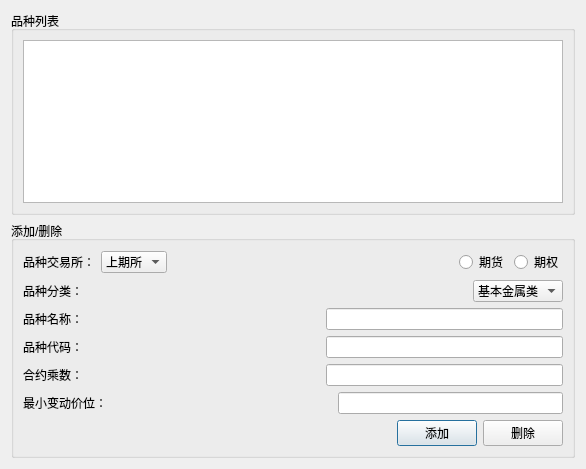
<?xml version="1.0" encoding="UTF-8"?>
<ui version="4.0">
 <class>setting_chooseProduct</class>
 <widget class="QDialog" name="setting_chooseProduct">
  <property name="geometry">
   <rect>
    <x>0</x>
    <y>0</y>
    <width>586</width>
    <height>469</height>
   </rect>
  </property>
  <property name="windowTitle">
   <string>品种设置</string>
  </property>
  <layout class="QVBoxLayout" name="verticalLayout_2">
   <item>
    <widget class="QGroupBox" name="groupBox_2">
     <property name="title">
      <string>品种列表</string>
     </property>
     <layout class="QHBoxLayout" name="horizontalLayout_8">
      <item>
       <widget class="QTableView" name="tableView"/>
      </item>
     </layout>
    </widget>
   </item>
   <item>
    <widget class="QGroupBox" name="groupBox">
     <property name="title">
      <string>添加/删除</string>
     </property>
     <layout class="QVBoxLayout" name="verticalLayout">
      <item>
       <layout class="QHBoxLayout" name="horizontalLayout_2">
        <item>
         <widget class="QLabel" name="label_5">
          <property name="text">
           <string>品种交易所：</string>
          </property>
         </widget>
        </item>
        <item>
         <widget class="QComboBox" name="comboBox">
          <item>
           <property name="text">
            <string>上期所</string>
           </property>
          </item>
          <item>
           <property name="text">
            <string>郑商所</string>
           </property>
          </item>
          <item>
           <property name="text">
            <string>大商所</string>
           </property>
          </item>
          <item>
           <property name="text">
            <string>中金所</string>
           </property>
          </item>
          <item>
           <property name="text">
            <string>能交所</string>
           </property>
          </item>
         </widget>
        </item>
        <item>
         <spacer name="horizontalSpacer_3">
          <property name="orientation">
           <enum>Qt::Horizontal</enum>
          </property>
          <property name="sizeHint" stdset="0">
           <size>
            <width>40</width>
            <height>20</height>
           </size>
          </property>
         </spacer>
        </item>
        <item>
         <widget class="QRadioButton" name="radioButton">
          <property name="text">
           <string>期货</string>
          </property>
         </widget>
        </item>
        <item>
         <widget class="QRadioButton" name="radioButton_2">
          <property name="text">
           <string>期权</string>
          </property>
         </widget>
        </item>
       </layout>
      </item>
      <item>
       <layout class="QHBoxLayout" name="horizontalLayout_7">
        <item>
         <widget class="QLabel" name="label_6">
          <property name="text">
           <string>品种分类：</string>
          </property>
         </widget>
        </item>
        <item>
         <spacer name="horizontalSpacer_7">
          <property name="orientation">
           <enum>Qt::Horizontal</enum>
          </property>
          <property name="sizeHint" stdset="0">
           <size>
            <width>40</width>
            <height>20</height>
           </size>
          </property>
         </spacer>
        </item>
        <item>
         <widget class="QComboBox" name="comboBox_2">
          <item>
           <property name="text">
            <string>基本金属类</string>
           </property>
          </item>
          <item>
           <property name="text">
            <string>贵金属类</string>
           </property>
          </item>
          <item>
           <property name="text">
            <string>黑色金属类</string>
           </property>
          </item>
          <item>
           <property name="text">
            <string>能源化工类</string>
           </property>
          </item>
          <item>
           <property name="text">
            <string>农产品类</string>
           </property>
          </item>
         </widget>
        </item>
       </layout>
      </item>
      <item>
       <layout class="QHBoxLayout" name="horizontalLayout">
        <item>
         <widget class="QLabel" name="label_2">
          <property name="text">
           <string>品种名称：</string>
          </property>
         </widget>
        </item>
        <item>
         <spacer name="horizontalSpacer_2">
          <property name="orientation">
           <enum>Qt::Horizontal</enum>
          </property>
          <property name="sizeHint" stdset="0">
           <size>
            <width>40</width>
            <height>20</height>
           </size>
          </property>
         </spacer>
        </item>
        <item>
         <widget class="QLineEdit" name="lineEdit"/>
        </item>
       </layout>
      </item>
      <item>
       <layout class="QHBoxLayout" name="horizontalLayout_4">
        <item>
         <widget class="QLabel" name="label">
          <property name="text">
           <string>品种代码：</string>
          </property>
         </widget>
        </item>
        <item>
         <spacer name="horizontalSpacer_4">
          <property name="orientation">
           <enum>Qt::Horizontal</enum>
          </property>
          <property name="sizeHint" stdset="0">
           <size>
            <width>40</width>
            <height>20</height>
           </size>
          </property>
         </spacer>
        </item>
        <item>
         <widget class="QLineEdit" name="lineEdit_2"/>
        </item>
       </layout>
      </item>
      <item>
       <layout class="QHBoxLayout" name="horizontalLayout_5">
        <item>
         <widget class="QLabel" name="label_3">
          <property name="text">
           <string>合约乘数：</string>
          </property>
         </widget>
        </item>
        <item>
         <spacer name="horizontalSpacer_5">
          <property name="orientation">
           <enum>Qt::Horizontal</enum>
          </property>
          <property name="sizeHint" stdset="0">
           <size>
            <width>40</width>
            <height>20</height>
           </size>
          </property>
         </spacer>
        </item>
        <item>
         <widget class="QLineEdit" name="lineEdit_3"/>
        </item>
       </layout>
      </item>
      <item>
       <layout class="QHBoxLayout" name="horizontalLayout_6">
        <item>
         <widget class="QLabel" name="label_4">
          <property name="text">
           <string>最小变动价位：</string>
          </property>
         </widget>
        </item>
        <item>
         <spacer name="horizontalSpacer_6">
          <property name="orientation">
           <enum>Qt::Horizontal</enum>
          </property>
          <property name="sizeHint" stdset="0">
           <size>
            <width>40</width>
            <height>20</height>
           </size>
          </property>
         </spacer>
        </item>
        <item>
         <widget class="QLineEdit" name="lineEdit_4"/>
        </item>
       </layout>
      </item>
      <item>
       <layout class="QHBoxLayout" name="horizontalLayout_3">
        <item>
         <spacer name="horizontalSpacer">
          <property name="orientation">
           <enum>Qt::Horizontal</enum>
          </property>
          <property name="sizeHint" stdset="0">
           <size>
            <width>40</width>
            <height>20</height>
           </size>
          </property>
         </spacer>
        </item>
        <item>
         <widget class="QPushButton" name="pushButton">
          <property name="text">
           <string>添加</string>
          </property>
         </widget>
        </item>
        <item>
         <widget class="QPushButton" name="pushButton_2">
          <property name="text">
           <string>删除</string>
          </property>
         </widget>
        </item>
       </layout>
      </item>
     </layout>
    </widget>
   </item>
  </layout>
 </widget>
 <resources/>
 <connections/>
</ui>
